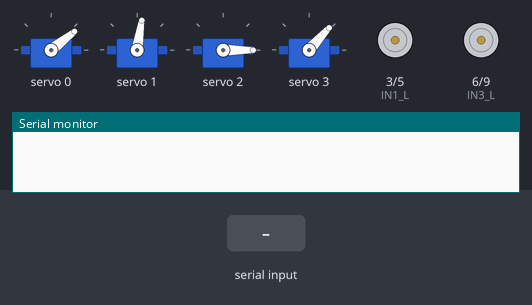
The sketch below on a simulated Arduino Uno, built with avr-gcc and run on an emulated ATmega328P. Parts: 4 × servo, motor-driver pin pairs drawn as motors (green arrow = first pin HIGH = forward, orange = second pin HIGH = backward, longer = more drive), the last lines printed to the serial monitor. The test bench sets the inputs (shaded band).

Above: at 1.2 s.
1.3 s: byte 8 (8) received over Serial
At 3.3 s:
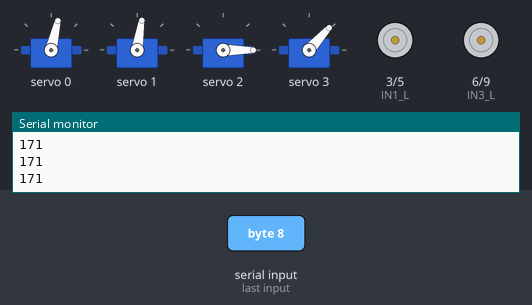
3.6 s: byte 9 (9) received over Serial
At 5.5 s:
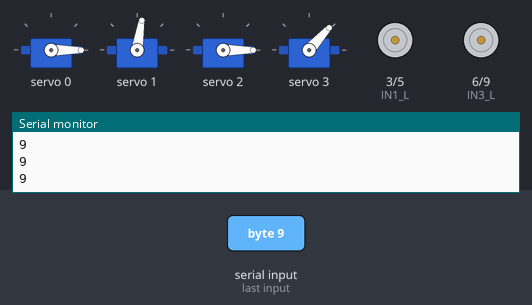
6.6 s: byte 1 (1) received over Serial
At 7.4 s:
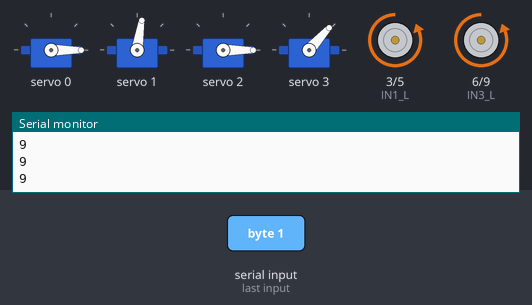
8.1 s: byte 2 (2) received over Serial
At 8.6 s:
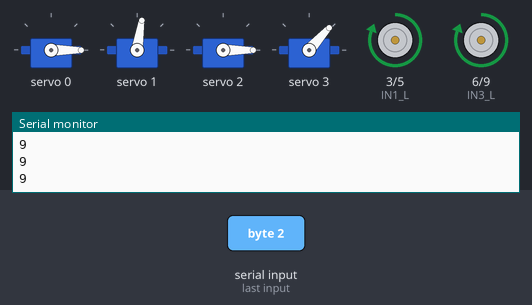
9.6 s: byte 3 (3) received over Serial
At 10.8 s:
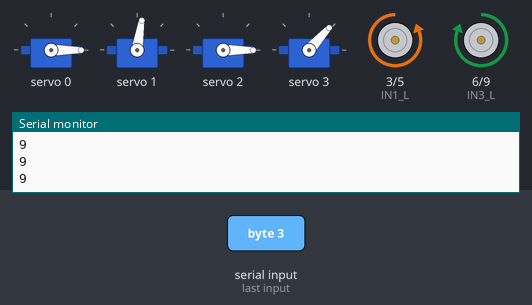
11.1 s: byte 4 (4) received over Serial
At 12.3 s:
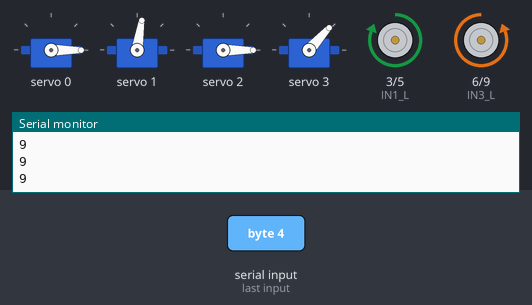
Timing chart, 0 to 13.6 s (numbered marks = the images above; inputs shaded):
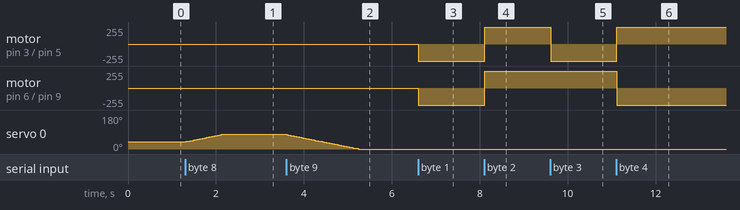

The sketch:

Robotic_Arm_Vehicle.ino
```cpp
#include "HCPCA9685.h"


#define  I2CAdd 0x40


HCPCA9685 HCPCA9685(I2CAdd);

int IN1_L = 3;
int IN2_L = 5;
int IN3_L = 6;
int IN4_L = 9;

int servo1 = 90;
int servo2 = 180;
int servo3 = 0;
int servo4 = 110;


int incomingByte;
int speed_min = 135; //the minimum "speed" the motors will turn - take it lower and motors don't turn
int speed_max = 255; //

int speed_left = speed_max; // set both motors to maximum speed
int stepsize = 3;

void left();
void right();
void forward();
void backward();

void setup() {

  Serial.begin(9600); // initialize serial communication at 9600 bits per second:
  HCPCA9685.Init(SERVO_MODE);

  /* Wake the device up */
  HCPCA9685.Sleep(false);


  HCPCA9685.Servo(0, servo1);
  HCPCA9685.Servo(1, servo2);
  HCPCA9685.Servo(2, servo3);
  HCPCA9685.Servo(3, servo4);
  pinMode(IN1_L, OUTPUT);
  pinMode(IN2_L, OUTPUT);
  pinMode(IN3_L, OUTPUT);
  pinMode(IN4_L, OUTPUT);


}

void loop() {
  //if some date is sent, reads it and saves in state

  if (Serial.available() > 0) {
    incomingByte = Serial.read();
    //Serial.println(incomingByte);
    if (incomingByte > 20) {
      speed_left = incomingByte;
    }
  }


  if (incomingByte == 1) {
    forward();  // if the bt_data is '1' the DC motor will go forward// right
  }
  else if (incomingByte == 2) {
    backward(); // if the bt_data is '2' the motor will Reverse//left
  }
  else if (incomingByte == 3) {
    left(); // if the bt_data is '3' the motor will turn left//back
  }
  else if (incomingByte == 4) {
    right(); // if the bt_data is '4' the motor will turn right//right
  }
  else if (incomingByte == 5) {
    stopy();  // if the bt_data '5' the motor will Stop
  }


  else if (incomingByte == 8) {
    if (servo1 < 170) {
      servo1 = servo1 + stepsize;
    }

    Serial.println(servo1);
    HCPCA9685.Servo(0, servo1);
  }
  else if (incomingByte == 9) {
    if (servo1 > 10) {
      servo1 = servo1 - stepsize;
    }

    Serial.println(servo1);
    HCPCA9685.Servo(0, servo1);
  }

  else if (incomingByte == 11) {
    if (servo2 > 10) {
      servo2 = servo2 - stepsize;
    }
    HCPCA9685.Servo(1, servo2);

  }
  else if (incomingByte == 10) {
    if (servo2 < 170) {
      servo2 = servo2 + stepsize;
    }
    HCPCA9685.Servo(1, servo2);
  }

  else if (incomingByte == 12) {
    if (servo3 > 10) {
      servo3 = servo3 - stepsize;
    }
    HCPCA9685.Servo(2, servo3);
  }
  else if (incomingByte == 13) {
    if (servo3 < 170) {
      servo3 = servo3 + stepsize;
    }
    HCPCA9685.Servo(2, servo3);
  }


  else if (incomingByte == 17) {
    if (servo4 > 5) {
      servo4 = servo4 - stepsize;
    }
    HCPCA9685.Servo(3, servo4);
  }
  else if (incomingByte == 16) {
    if (servo4 < 120) {
      servo4 = servo4 + stepsize;
    }
    HCPCA9685.Servo(3, servo4);
  }

  delay(30);


}
void backward() {

  analogWrite(IN1_L, speed_left);

  analogWrite(IN2_L, 0);

  analogWrite(IN3_L, speed_left);

  analogWrite(IN4_L, 0);


};
void forward() {

  analogWrite(IN1_L, 0);

  analogWrite(IN2_L, speed_left);

  analogWrite(IN3_L, 0);

  analogWrite(IN4_L, speed_left);


};

void stopy() {

  analogWrite(IN1_L, 0);

  analogWrite(IN2_L, 0);

  analogWrite(IN3_L, 0);

  analogWrite(IN4_L, 0);


};
void right() {
  analogWrite(IN1_L, speed_left);

  analogWrite(IN2_L, 0);

  analogWrite(IN3_L, 0);

  analogWrite(IN4_L, speed_left);


};
void left() {

  analogWrite(IN1_L, 0);

  analogWrite(IN2_L, speed_left);

  analogWrite(IN3_L, speed_left);

  analogWrite(IN4_L, 0);

};
```

Measured:
- after the input at 1.3 s, servo 0: moves from 38° to 77° over 0.80 s, starting at once
- after the input at 3.6 s, servo 0: moves from 77° to 0° over 1.6 s, starting at once
- after the input at 6.6 s, motor on pin 3 (IN1_L) / pin 5 (IN2_L), motor on pin 6 (IN3_L) / pin 9 (IN4_L): stopped → backward 255/255 at once
- after the input at 8.1 s, motor on pin 3 (IN1_L) / pin 5 (IN2_L), motor on pin 6 (IN3_L) / pin 9 (IN4_L): backward 255/255 → forward 255/255 at once
- after the input at 9.6 s, motor on pin 3 (IN1_L) / pin 5 (IN2_L): forward 255/255 → backward 255/255 at once
- after the input at 11.1 s, motor on pin 3 (IN1_L) / pin 5 (IN2_L): backward 255/255 → forward 255/255 at once; motor on pin 6 (IN3_L) / pin 9 (IN4_L): forward 255/255 → backward 255/255 at once
